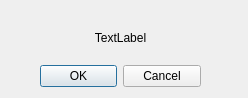
<?xml version="1.0" encoding="UTF-8"?>
<ui version="4.0">
 <class>ConfirmDialog</class>
 <widget class="QDialog" name="ConfirmDialog">
  <property name="windowModality">
   <enum>Qt::ApplicationModal</enum>
  </property>
  <property name="geometry">
   <rect>
    <x>0</x>
    <y>0</y>
    <width>248</width>
    <height>98</height>
   </rect>
  </property>
  <property name="windowTitle">
   <string>Confrim your action</string>
  </property>
  <widget class="QDialogButtonBox" name="buttonBox">
   <property name="geometry">
    <rect>
     <x>40</x>
     <y>60</y>
     <width>161</width>
     <height>32</height>
    </rect>
   </property>
   <property name="orientation">
    <enum>Qt::Horizontal</enum>
   </property>
   <property name="standardButtons">
    <set>QDialogButtonBox::Cancel|QDialogButtonBox::Ok</set>
   </property>
  </widget>
  <widget class="QLabel" name="label">
   <property name="geometry">
    <rect>
     <x>40</x>
     <y>30</y>
     <width>161</width>
     <height>16</height>
    </rect>
   </property>
   <property name="styleSheet">
    <string notr="true">font: 8pt &quot;Arial&quot;;</string>
   </property>
   <property name="text">
    <string>TextLabel</string>
   </property>
   <property name="alignment">
    <set>Qt::AlignCenter</set>
   </property>
  </widget>
 </widget>
 <resources/>
 <connections>
  <connection>
   <sender>buttonBox</sender>
   <signal>accepted()</signal>
   <receiver>ConfirmDialog</receiver>
   <slot>accept()</slot>
   <hints>
    <hint type="sourcelabel">
     <x>248</x>
     <y>254</y>
    </hint>
    <hint type="destinationlabel">
     <x>157</x>
     <y>274</y>
    </hint>
   </hints>
  </connection>
  <connection>
   <sender>buttonBox</sender>
   <signal>rejected()</signal>
   <receiver>ConfirmDialog</receiver>
   <slot>reject()</slot>
   <hints>
    <hint type="sourcelabel">
     <x>316</x>
     <y>260</y>
    </hint>
    <hint type="destinationlabel">
     <x>286</x>
     <y>274</y>
    </hint>
   </hints>
  </connection>
 </connections>
</ui>
